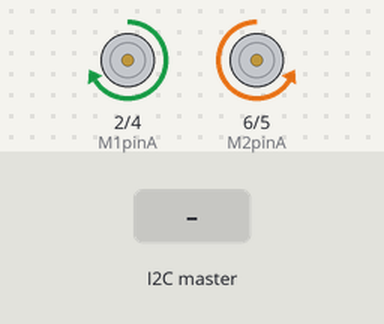
A sketch run on a simulated Arduino Uno, built with avr-gcc and run on an emulated ATmega328P. On the bench: motor-driver pin pairs drawn as motors (green arrow = first pin HIGH = forward, orange = second pin HIGH = backward, longer = more drive, scaled by the enable pin). The inputs (shaded band) are chosen by the test bench. What the sketch prints to the serial monitor is not drawn.

Above: at 3.2 s.
3.3 s: the I2C master sends the byte 200
At 4.5 s:
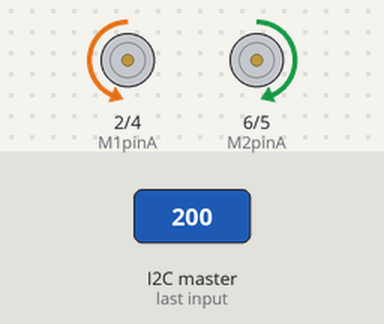
4.8 s: the I2C master sends the byte 90
At 5.7 s:
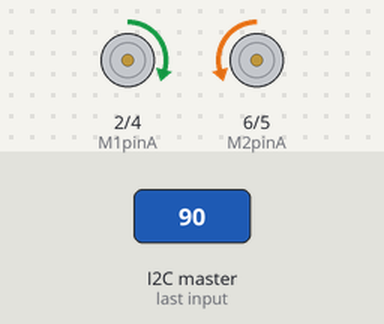
6.3 s: the I2C master sends the byte 1
At 7.1 s:
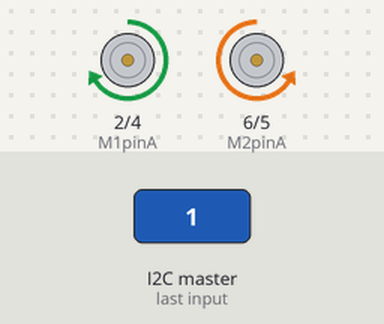
9.3 s: the I2C master sends the byte 200
At 10.5 s:
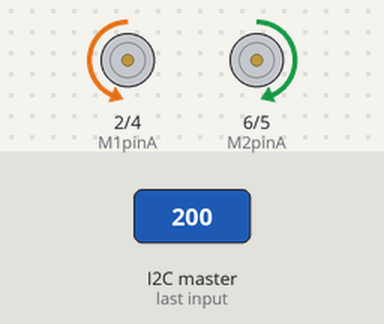
Timing chart, 0 to 11.8 s (numbered marks = the images above; inputs shaded):
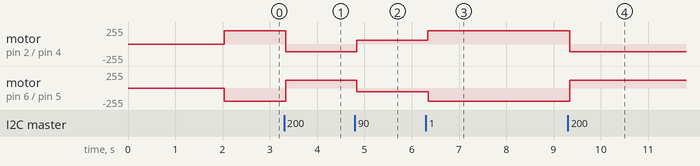

Measured:
- after the input at 3.3 s, motor on pin 2 (M1pinA) / pin 4 (M1pinB): forward 200/255 → backward 113/255 at once; motor on pin 6 (M2pinA) / pin 5 (M2pinB): backward 200/255 → forward 113/255 at once
- after the input at 4.8 s, motor on pin 2 (M1pinA) / pin 4 (M1pinB): backward 113/255 → forward 59/255 at once; motor on pin 6 (M2pinA) / pin 5 (M2pinB): forward 113/255 → backward 59/255 at once
- after the input at 6.3 s, motor on pin 2 (M1pinA) / pin 4 (M1pinB): forward 59/255 → forward 199/255 at once; motor on pin 6 (M2pinA) / pin 5 (M2pinB): backward 59/255 → backward 199/255 at once
- after the input at 9.3 s, motor on pin 2 (M1pinA) / pin 4 (M1pinB): forward 199/255 → backward 113/255 at once; motor on pin 6 (M2pinA) / pin 5 (M2pinB): backward 199/255 → forward 113/255 at once

The sketch:

izawa_roller_FB.ino
```cpp
#include "slaveReceiver.h"
#include "MovingAverage.h"
#include "motor_old.h"


#define M1pinA   2
#define M1pinB   4
#define M1pinPWM 3
#define M2pinA   6
#define M2pinB   5
#define M2pinPWM 9

#define i2cAddress 2
#define averageSize 50
#define border 30
int maxSpeed = 200;
int turnSpeed = 100;

bool flag;
int CeaseCounter;
int leftHatY;

slaveReceiver i2c(1);
motor motorF(M1pinA, M1pinB, M1pinPWM), motorB(M2pinA, M2pinB, M2pinPWM);
MovingAverage averageF(averageSize), averageB(averageSize);

void setup() {
  delay(2000);
  Serial.begin(115200);
  Wire.begin(i2cAddress);
  Wire.onReceive(receiveEvent);
}

void loop() {
  rollerFB(i2c.getData(1));
  show();
}


void rollerFB(int moveY) {
  moveY = map(moveY, 0, 255, +maxSpeed, -maxSpeed);
  if (abs (moveY) < border)
    moveY = 0;
  averageF.Update(+moveY);
  averageB.Update(-moveY);
  motorF.drive(averageF.GetValue());
  motorB.drive(averageB.GetValue());
}


void receiveEvent(int howMany) {
  i2c.Update();
}

void showMotor() {
  motorF.show();
  motorB.show();
  Serial.println();
}

void show() {
  //i2c.show();
  showMotor();
}
```

MovingAverage.h
```cpp
/**
 *      @file   MovingAverage.h
 *      @brief  移動平均クラス
 *      @auther 谷川　豊章
 *      @date   2016/9/15
 */


#ifndef DEF_MovingAverage_H
#define DEF_MovingAverage_H

#include <arduino.h>

/**     移動平均クラス
 */
class MovingAverage{

    int* data;      ///< 平均を取るデータ
    int dataSize;   ///< 平均を取るデータのサイズ

    int writeIndex; ///< 次の値のdataへの書き込み場所

    long sum;       ///dataに保存されているデータの合計値

public:

    /**     コンストラクタ
     *      @param  dataSize    [in]移動平均するデータの個数
     */
    MovingAverage(int dataSize) : dataSize( max(dataSize,1) ), writeIndex(0), sum(0)
    {
        data = new int[dataSize];
        for(int i=0; i<dataSize; i++){
            data[i] = 0;
        }
    }

    /**     ディストラクタ
     */
    ~MovingAverage(){
        delete[] data;
    }

    /**     値の更新
     *      @param  value   [in]移動平均するデータ
     */
    void Update(int value){
        sum -= data[writeIndex];    //取り除くデータの値分だけ合計から取り除く
        data[writeIndex++] = value; //データを更新する
        sum += value;               //合計値に更新した値を追加する

        if(writeIndex >= dataSize)
            writeIndex = 0;
    }

    /**     平均値の取得
     *      @return     平均値
     */
    double GetValue(){
        return double(sum) / double(dataSize);
    }
};


#endif
```

motor_old.h
```cpp
#pragma once

//コンストラクタでピンを指定//
//driveの引数は-255～255    //

class motor {
  public:
    motor(int pin_A, int pin_B, int pin_PWM);
    void drive(int motorPower);	//val:-255~255
    void show();
  private:
    int power;
    int pinA;
    int pinB;
    int pinPWM;
};

motor::motor(int pin_A, int pin_B, int pin_PWM) {
  pinA   = pin_A;
  pinB   = pin_B;
  pinPWM = pin_PWM;
  pinMode(pinA, OUTPUT);
  pinMode(pinB, OUTPUT);
}

void motor::drive(int motorPower) {
  motorPower = constrain(motorPower, -255, 255);

  if (motorPower == 0) {
    digitalWrite(pinA, HIGH);
    digitalWrite(pinB, HIGH);
    analogWrite(pinPWM, 0);
  } else if (motorPower > 0) {
    digitalWrite(pinA, HIGH);
    digitalWrite(pinB, LOW);
    analogWrite(pinPWM, abs(motorPower));
  } else if (motorPower < 0) {
    digitalWrite(pinA, LOW);
    digitalWrite(pinB, HIGH);
    analogWrite(pinPWM, abs(motorPower));
  }
  power = motorPower;
}

void motor::show() {
  Serial.print(power);
  Serial.print("\t");
}
```

slaveReceiver.h
```cpp
#pragma once

#include <Wire.h>

class slaveReceiver {
	private:
		const int i2c_address;
		byte* data;
		//int i2c_address;
		int size;

	public:
		slaveReceiver(int array_size);
		byte getData(int array_num);
    bool getBitData(int array_num, byte bit_num);
		void Update();
		void show();
};

slaveReceiver::slaveReceiver(int array_size){
	data = new byte[array_size];
	for (int i = 0; i < array_size; i++)
		data[i] = 0;
	size = array_size;
}

byte slaveReceiver::getData(int array_num){
  return (int)data[array_num - 1];
}

bool slaveReceiver::getBitData(int array_num, byte bit_num){
  return bitRead (data[array_num - 1], bit_num - 1);
}

void slaveReceiver::Update(){
  while(Wire.available() >= size){
    for(int i=0 ; i<size ; i++)
        data[i] = Wire.read();
	}
}
void slaveReceiver::show(){
	for(int i = 0; i < size; i++){
		Serial.print(data[i]);
		Serial.print("\t");
	}
	Serial.println();
}
```
